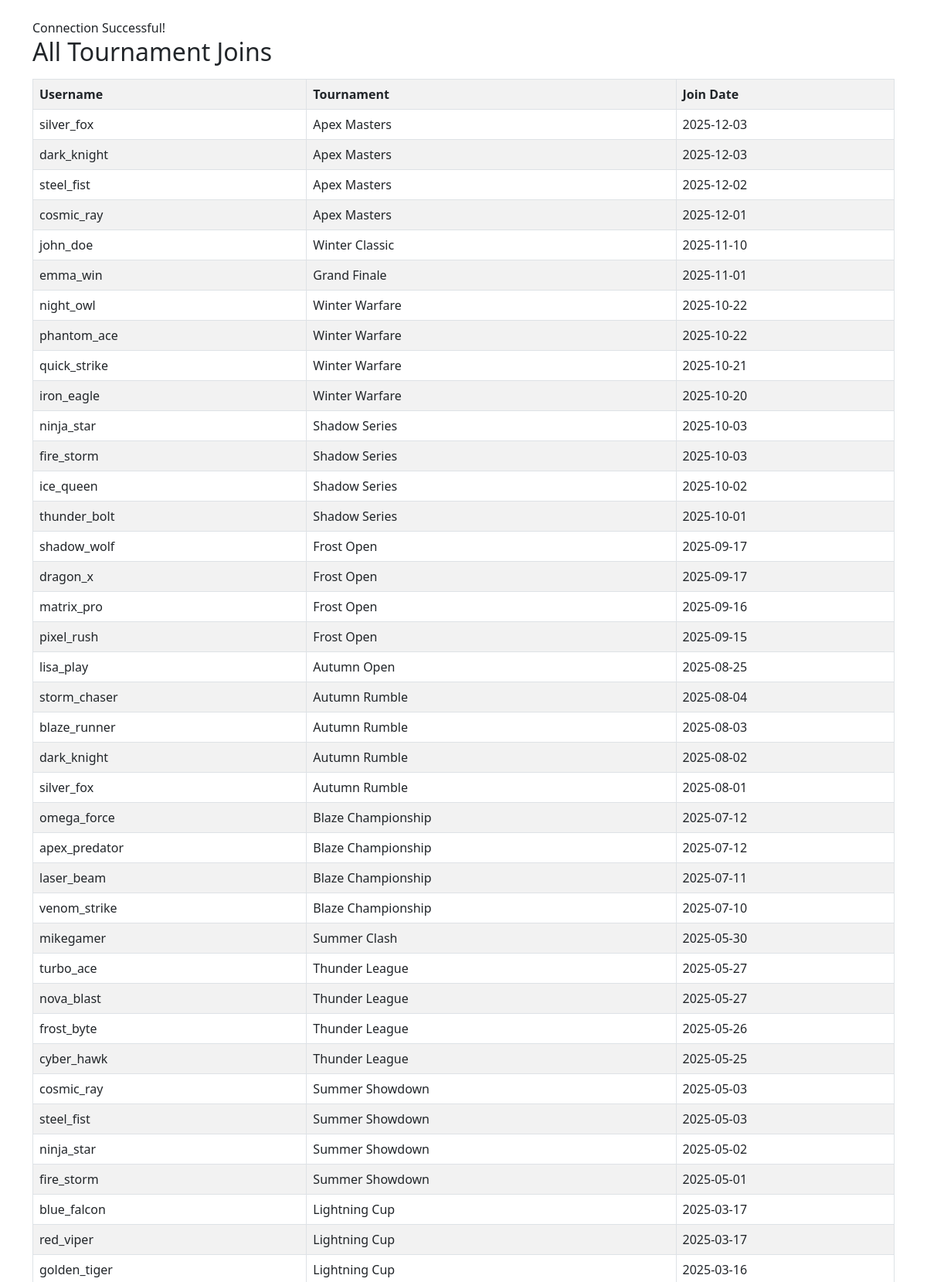
Page /queries/display_joins.php (upper part) on the committed database.
### tables this page shows
CREATE TABLE Joins (
    PlayerID INT,
    TournamentID INT,
    JoinDate DATE DEFAULT (CURRENT_DATE),
    PRIMARY KEY (PlayerID, TournamentID),
    FOREIGN KEY (PlayerID) REFERENCES Player(PlayerID)
        ON DELETE CASCADE
        ON UPDATE CASCADE,
    FOREIGN KEY (TournamentID) REFERENCES Tournament_Managed(TournamentID)
        ON DELETE CASCADE
        ON UPDATE CASCADE
);

CREATE TABLE GameUser (
    UserID INT PRIMARY KEY,
    Username VARCHAR(40) UNIQUE NOT NULL,
    Email VARCHAR(50) UNIQUE NOT NULL,
    Password VARCHAR(40) NOT NULL
);

CREATE TABLE Tournament_Managed (
    TournamentID INT PRIMARY KEY,
    Name VARCHAR(50) UNIQUE NOT NULL,
    Difficulty INT,
    StartDate DATE,
    ManagerID INT NOT NULL,
    SupervisorID INT NOT NULL,
    FOREIGN KEY (Difficulty) REFERENCES PrizeMoney(Difficulty)
        ON DELETE SET NULL
        ON UPDATE CASCADE,
    FOREIGN KEY (SupervisorID) REFERENCES Admin(AdminID)
        ON UPDATE CASCADE,
    FOREIGN KEY (ManagerID) REFERENCES TournamentManager(ManagerID)
        ON UPDATE CASCADE
);

### queries/display_joins.php (the view, shortened to what this page needs)
<?php
$servername = "localhost";
$username   = "root";
$password   = "";
$database   = "tictactoe";
$conn = new mysqli($servername, $username, $password, $database);
if ($conn->connect_error) {
	die("Connection failed: " . $conn->connect_error);
} else {
	echo "<link rel='stylesheet' href='https://cdn.jsdelivr.net/npm/bootstrap@5.3.0/dist/css/bootstrap.min.css'>";
	echo "<div class='container mt-4'>";
	echo "Connection Successful! <br>";
}
$query = "SELECT gu.Username, tm.Name AS Tournament, j.JoinDate
          FROM Joins j
          JOIN GameUser gu ON j.PlayerID = gu.UserID
          JOIN Tournament_Managed tm ON j.TournamentID = tm.TournamentID
          ORDER BY j.JoinDate DESC";
$result = $conn->query($query);
echo "<h2>All Tournament Joins</h2>";
if ($result->num_rows > 0) {
	echo "<table class='table table-bordered table-striped mt-3'>";
	echo "<tr><th>Username</th><th>Tournament</th><th>Join Date</th></tr>";
	while ($row = $result->fetch_assoc()) {
		echo "<tr>
			<td>" . $row["Username"] . "</td>
			<td>" . $row["Tournament"] . "</td>
			<td>" . $row["JoinDate"] . "</td>
		</tr>";
	}
	echo "</table>";
} else {
	echo "No join records found.";
}
echo "</div><br><a class='btn btn-secondary' href='../index.php'>Main Menu</a>";
?>

### rows in the picture
joins: gameuser.Username "silver_fox", TournamentID.Name "Apex Masters", JoinDate "2025-12-03"
joins: gameuser.Username "dark_knight", TournamentID.Name "Apex Masters", JoinDate "2025-12-03"
joins: gameuser.Username "steel_fist", TournamentID.Name "Apex Masters", JoinDate "2025-12-02"
joins: gameuser.Username "cosmic_ray", TournamentID.Name "Apex Masters", JoinDate "2025-12-01"
joins: gameuser.Username "john_doe", TournamentID.Name "Winter Classic", JoinDate "2025-11-10"
joins: gameuser.Username "emma_win", TournamentID.Name "Grand Finale", JoinDate "2025-11-01"
joins: gameuser.Username "night_owl", TournamentID.Name "Winter Warfare", JoinDate "2025-10-22"
joins: gameuser.Username "phantom_ace", TournamentID.Name "Winter Warfare", JoinDate "2025-10-22"
joins: gameuser.Username "quick_strike", TournamentID.Name "Winter Warfare", JoinDate "2025-10-21"
joins: gameuser.Username "iron_eagle", TournamentID.Name "Winter Warfare", JoinDate "2025-10-20"
joins: gameuser.Username "ninja_star", TournamentID.Name "Shadow Series", JoinDate "2025-10-03"
joins: gameuser.Username "fire_storm", TournamentID.Name "Shadow Series", JoinDate "2025-10-03"
joins: gameuser.Username "ice_queen", TournamentID.Name "Shadow Series", JoinDate "2025-10-02"
joins: gameuser.Username "thunder_bolt", TournamentID.Name "Shadow Series", JoinDate "2025-10-01"
joins: gameuser.Username "shadow_wolf", TournamentID.Name "Frost Open", JoinDate "2025-09-17"
joins: gameuser.Username "dragon_x", TournamentID.Name "Frost Open", JoinDate "2025-09-17"
joins: gameuser.Username "matrix_pro", TournamentID.Name "Frost Open", JoinDate "2025-09-16"
joins: gameuser.Username "pixel_rush", TournamentID.Name "Frost Open", JoinDate "2025-09-15"
joins: gameuser.Username "lisa_play", TournamentID.Name "Autumn Open", JoinDate "2025-08-25"
joins: gameuser.Username "storm_chaser", TournamentID.Name "Autumn Rumble", JoinDate "2025-08-04"
joins: gameuser.Username "blaze_runner", TournamentID.Name "Autumn Rumble", JoinDate "2025-08-03"
joins: gameuser.Username "dark_knight", TournamentID.Name "Autumn Rumble", JoinDate "2025-08-02"
joins: gameuser.Username "silver_fox", TournamentID.Name "Autumn Rumble", JoinDate "2025-08-01"
joins: gameuser.Username "omega_force", TournamentID.Name "Blaze Championship", JoinDate "2025-07-12"
joins: gameuser.Username "apex_predator", TournamentID.Name "Blaze Championship", JoinDate "2025-07-12"
joins: gameuser.Username "laser_beam", TournamentID.Name "Blaze Championship", JoinDate "2025-07-11"
joins: gameuser.Username "venom_strike", TournamentID.Name "Blaze Championship", JoinDate "2025-07-10"
joins: gameuser.Username "mikegamer", TournamentID.Name "Summer Clash", JoinDate "2025-05-30"
joins: gameuser.Username "turbo_ace", TournamentID.Name "Thunder League", JoinDate "2025-05-27"
joins: gameuser.Username "nova_blast", TournamentID.Name "Thunder League", JoinDate "2025-05-27"
joins: gameuser.Username "frost_byte", TournamentID.Name "Thunder League", JoinDate "2025-05-26"
joins: gameuser.Username "cyber_hawk", TournamentID.Name "Thunder League", JoinDate "2025-05-25"
joins: gameuser.Username "cosmic_ray", TournamentID.Name "Summer Showdown", JoinDate "2025-05-03"
joins: gameuser.Username "steel_fist", TournamentID.Name "Summer Showdown", JoinDate "2025-05-03"
joins: gameuser.Username "ninja_star", TournamentID.Name "Summer Showdown", JoinDate "2025-05-02"
joins: gameuser.Username "fire_storm", TournamentID.Name "Summer Showdown", JoinDate "2025-05-01"
joins: gameuser.Username "blue_falcon", TournamentID.Name "Lightning Cup", JoinDate "2025-03-17"
joins: gameuser.Username "red_viper", TournamentID.Name "Lightning Cup", JoinDate "2025-03-17"
joins: gameuser.Username "golden_tiger", TournamentID.Name "Lightning Cup", JoinDate "2025-03-16"
